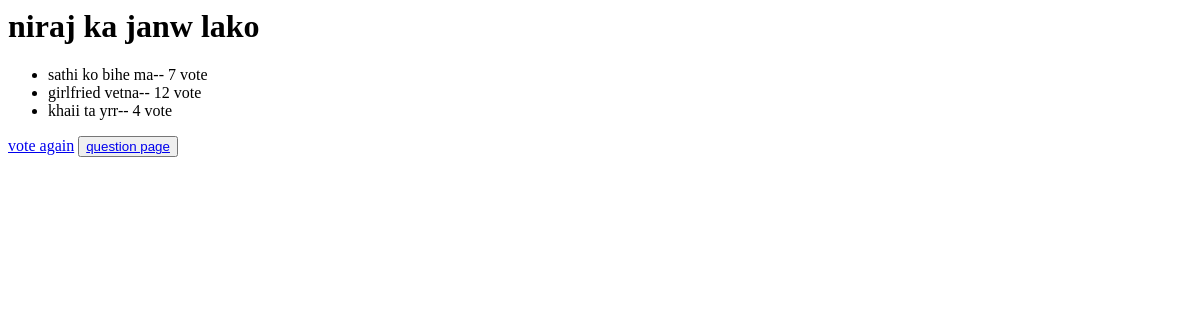
Page /5/results/ on the earlier database version.
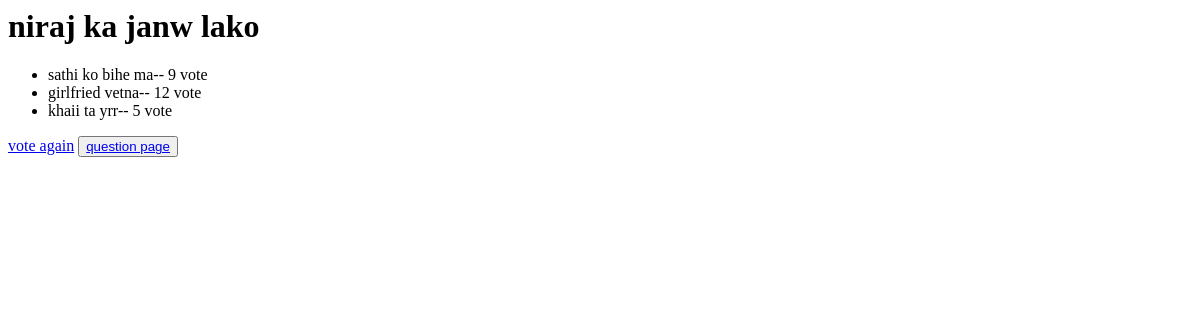
Same page on the later database version.
### poll/models.py (models this page shows, shortened)
class Question(models.Model):
    question_text = models.CharField(max_length=200)
    pub_date = models.DateTimeField('date published')

class Choice(models.Model):
    question = models.ForeignKey(Question, on_delete=models.CASCADE)
    choice_text = models.CharField(max_length=200)
    votes = models.IntegerField(default=0)

### poll/views.py (the view)
# urls.py: path('<int:question_id>/results/',views.results,name='results'),
def results(request,question_id):
    try:
        question = Question.objects.get(pk=question_id)
    except question.DoesNotExist:
        raise Http404("Question does not exist")
    return render(request,'poll/results.html',{'question':question})

### poll/templates/poll/results.html
<h1> {{ question.question_text }} </h1>
<ul>
{% for choice in question.choice_set.all %}
    <li>{{ choice.choice_text }}-- {{ choice.votes }} vote{{ choice.vote|pluralize }}</li>
{% endfor %}
</ul>
<a href="{% url 'poll:detail' question.id %}">vote again</a>
<button type="button" value = "back to main page">
    <a href="{% url 'poll:index' %}">question page</a>
</button>

Differences in the rows shown:
changed Choice "sathi ko bihe ma": votes "7" → "9"
changed Choice "khaii ta yrr": votes "4" → "5"
